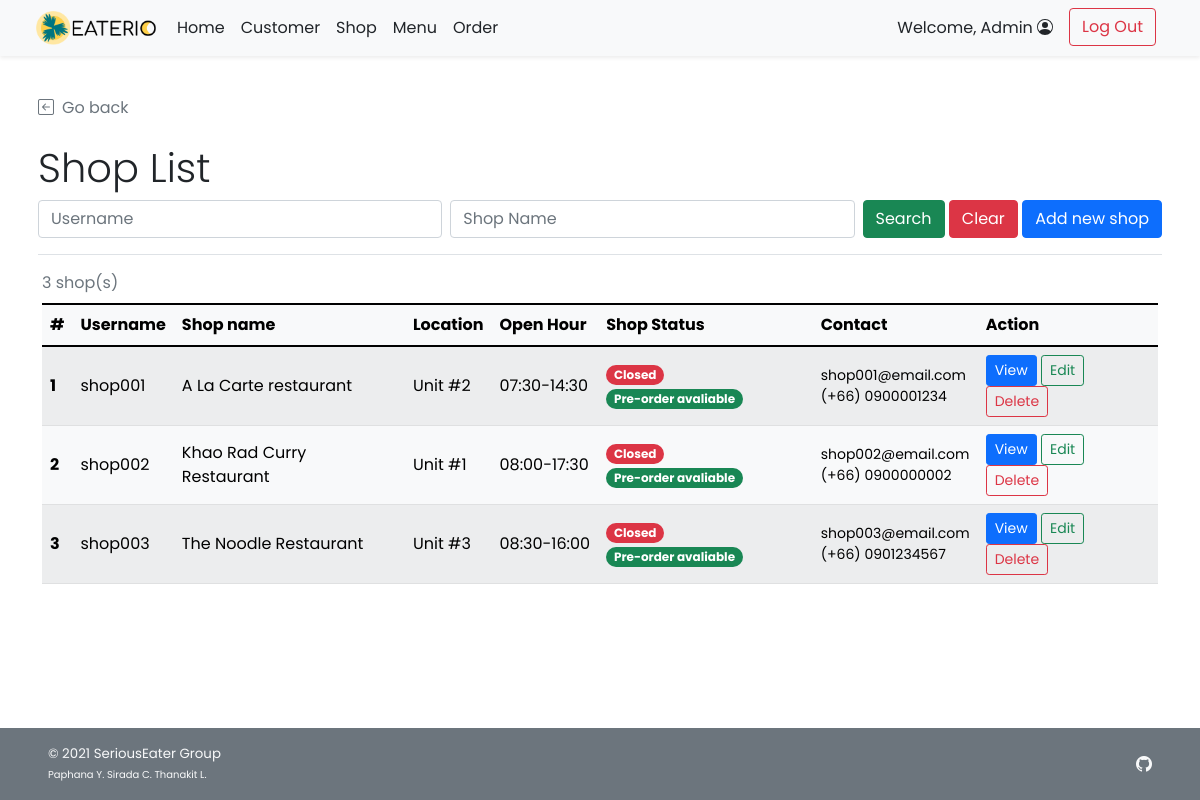
The page /admin/admin_shop_list.php (signed in) on the database as committed earlier.
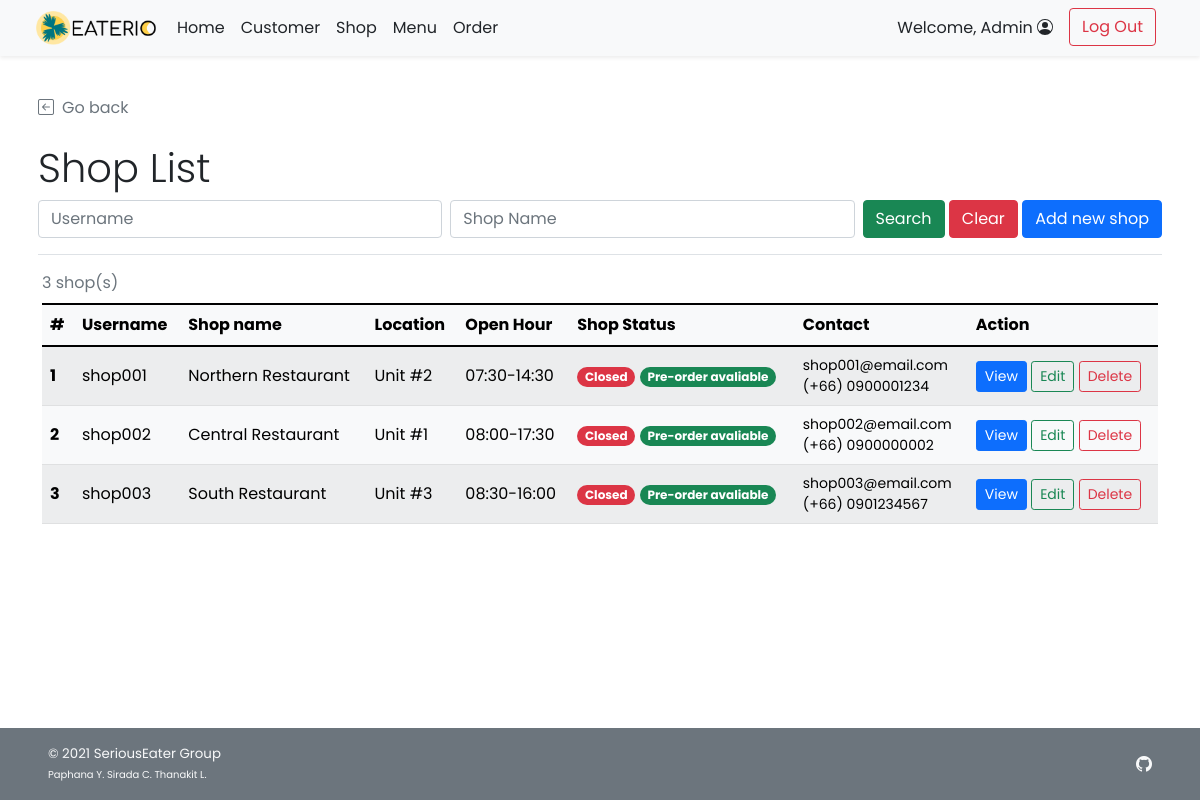
The same page on the database as committed later.
### tables this page shows
CREATE TABLE `shop` (
  `s_id` int(11) NOT NULL,
  `s_username` varchar(45) NOT NULL,
  `s_pwd` varchar(45) NOT NULL,
  `s_name` varchar(100) NOT NULL,
  `s_location` varchar(100) NOT NULL,
  `s_openhour` time NOT NULL,
  `s_closehour` time NOT NULL,
  `s_status` tinyint(4) NOT NULL DEFAULT 1 COMMENT 'Shop ready for taking an order or not (True for open, False for close)',
  `s_preorderStatus` tinyint(4) NOT NULL DEFAULT 1 COMMENT 'Shop is ready for tomorrow pre-order or not',
  `s_email` varchar(100) NOT NULL,
  `s_phoneno` varchar(45) NOT NULL,
  `s_pic` text DEFAULT NULL
);

### admin/admin_shop_list.php (the view, shortened to what the changed rows need)
<!DOCTYPE html>
<html lang="en" class="h-100">
<head>
    <?php
        include("../conn_db.php");
        include('../head.php');
    ?>
    <link href="../css/main.css" rel="stylesheet">
</head>
<body class="d-flex flex-column h-100">
    <div class="container p-2 pb-0" id="admin-dashboard">
        <div class="mt-4 border-bottom">
            <h2 class="pt-3 display-6">Shop List</h2>
        </div>
    </div>
    <div class="container pt-2" id="cust-table">
        <?php
            if(!isset($_GET["search"])){
                $search_query = "SELECT s_id,s_username,s_name,s_location,s_openhour,s_closehour,s_status,s_preorderstatus,s_email,s_phoneno FROM shop;";
            }else{
                $search_un=$_GET["un"];
                $search_sn=$_GET["sn"];
                $search_query = "SELECT s_id,s_username,s_name,s_location,s_openhour,s_closehour,s_status,s_preorderstatus,s_email,s_phoneno FROM shop
                WHERE s_username LIKE '%{$search_un}%' AND s_name LIKE '%{$search_sn}%';";
            }
            $search_result = $mysqli -> query($search_query);
            $search_numrow = $search_result -> num_rows;
            if($search_numrow == 0){
        ?>
        <div class="row">
            <div class="col mt-2 ms-2 p-2 bg-danger text-white rounded text-start">
                <svg xmlns="http://www.w3.org/2000/svg" width="16" height="16" fill="currentColor"
                    class="bi bi-x-circle ms-2" viewBox="0 0 16 16">
                    <path d="M8 15A7 7 0 1 1 8 1a7 7 0 0 1 0 14zm0 1A8 8 0 1 0 8 0a8 8 0 0 0 0 16z" />
                    <path
                        d="M4.646 4.646a.5.5 0 0 1 .708 0L8 7.293l2.646-2.647a.5.5 0 0 1 .708.708L8.707 8l2.647 2.646a.5.5 0 0 1-.708.708L8 8.707l-2.646 2.647a.5.5 0 0 1-.708-.708L7.293 8 4.646 5.354a.5.5 0 0 1 0-.708z" />
                </svg><span class="ms-2 mt-2">No shop found!</span>
                <a href="admin_shop_list.php" class="text-white">Clear Search Result</a>
            </div>
        </div>
        <?php } else{ ?>
        <div class="table-responsive">
        <table class="table rounded-5 table-light table-striped table-hover align-middle caption-top mb-5">
            <caption><?php echo $search_numrow;?> shop(s) <?php if(isset($_GET["search"])){?><br /><a
                    Result</a><?php } ?></caption>
            <thead class="bg-light">
                <tr>
                    <th scope="col">#</th>
                    <th scope="col">Username</th>
                    <th scope="col">Shop name</th>
                    <th scope="col">Location</th>
                    <th scope="col">Open Hour</th>
                    <th scope="col">Shop Status</th>
                    <th scope="col">Contact</th>
                    <th scope="col">Action</th>
                </tr>
            </thead>
            <tbody>
                <?php $i=1; while($row = $search_result -> fetch_array()){ ?>
                <tr>
                    <th><?php echo $i++;?></th>
                    <td><?php echo $row["s_username"];?></td>
                    <td><?php echo $row["s_name"];?></td>
                    <td class="text-wrap"><?php echo $row["s_location"];?></td>
                    <td>
                        <?php
                            $oh_arr = explode(":",$row["s_openhour"]);
                            $ch_arr = explode(":",$row["s_closehour"]);
                            $oh_hm = $oh_arr[0].":".$oh_arr[1];
                            $ch_hm = $ch_arr[0].":".$ch_arr[1];
                            echo $oh_hm."-".$ch_hm;
                        ?>
                    </td>
                    <td>
                        <?php
                            $now = date('H:i:s');
                            if((($now < $row["s_openhour"])||($now > $row["s_closehour"]))||($row["s_status"]==0)){
                        ?>
                        <span class="badge rounded-pill bg-danger">Closed</span>
                        <?php }else{ ?>
                        <span class="badge rounded-pill bg-success">Open</span>
                        <?php }
                            if($row["s_preorderstatus"]==1){
                        ?>
                        <span class="badge rounded-pill bg-success">Pre-order avaliable</span>
                        <?php }else{ ?>
                        <span class="badge rounded-pill bg-danger">Pre-order Unavaliable</span>
                        <?php } ?>
                    </td>
                    <td class="small"><?php echo $row["s_email"];?><br/><?php echo "(+66) ".$row["s_phoneno"];?></td>
                    <td>
                        <a href="admin_shop_detail.php?s_id=<?php echo $row["s_id"]?>"
                            class="btn btn-sm btn-primary">View</a>
                        <a href="admin_shop_edit.php?s_id=<?php echo $row["s_id"]?>"
                            class="btn btn-sm btn-outline-success">Edit</a>
                        <a href="admin_shop_delete.php?s_id=<?php echo $row["s_id"]?>"
                            class="btn btn-sm btn-outline-danger">Delete</a>
                    </td>
                </tr>
                <?php } ?>
            </tbody>
        </table>
        </div>
        <?php }
        ?>
    </div>
</body>
</html>

Rows that differ between the two databases and show on the page:
changed shop "shop001": s_name "A La Carte restaurant" → "Northern Restaurant"
changed shop "shop002": s_name "Khao Rad Curry Restaurant" → "Central Restaurant"
changed shop "shop003": s_name "The Noodle Restaurant" → "South Restaurant"
